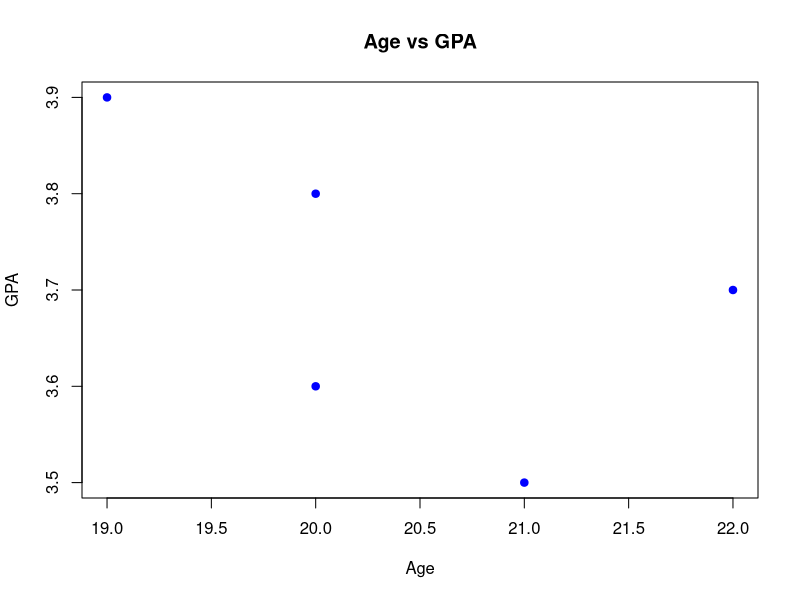
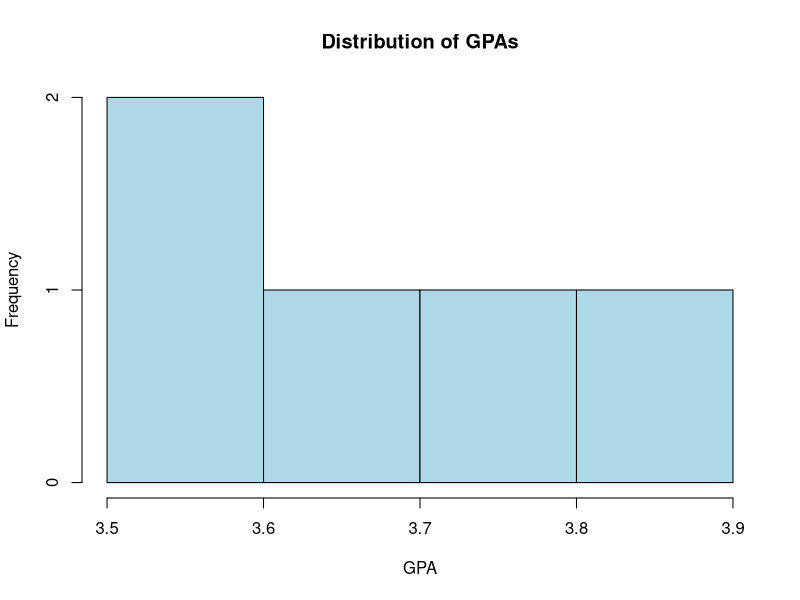
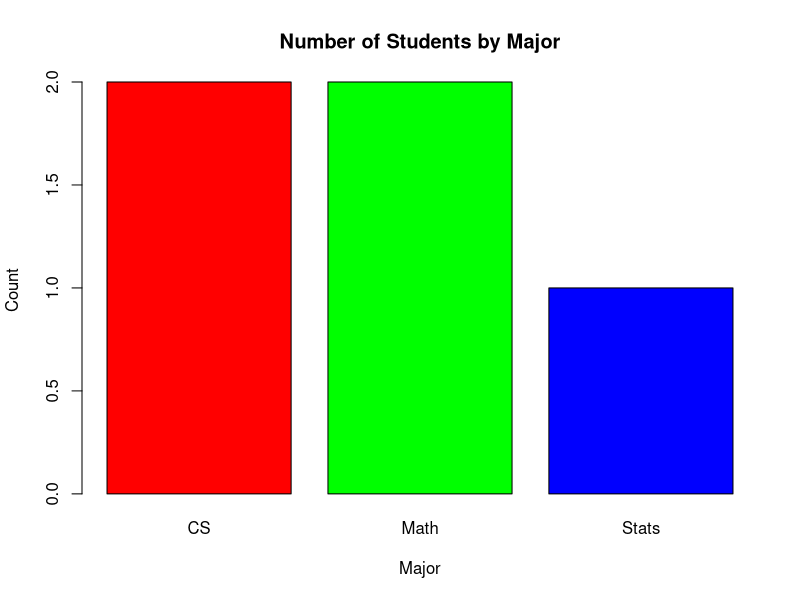
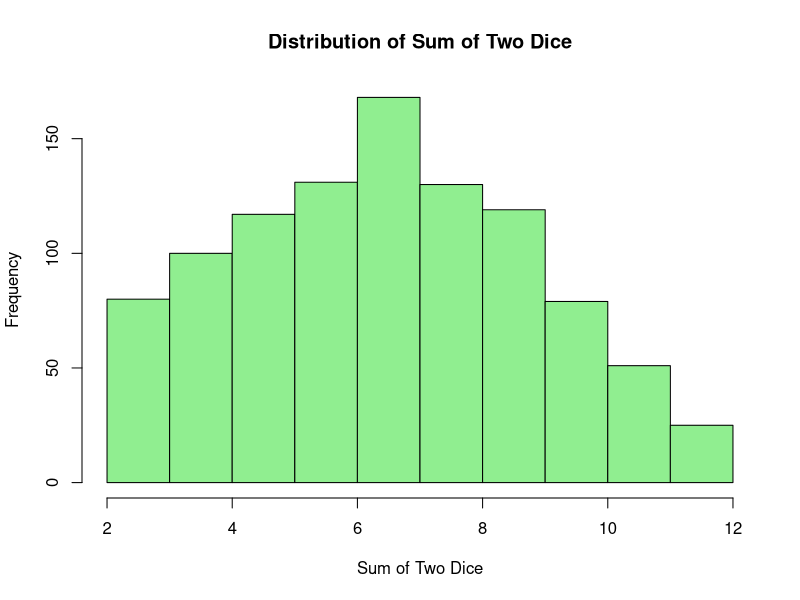
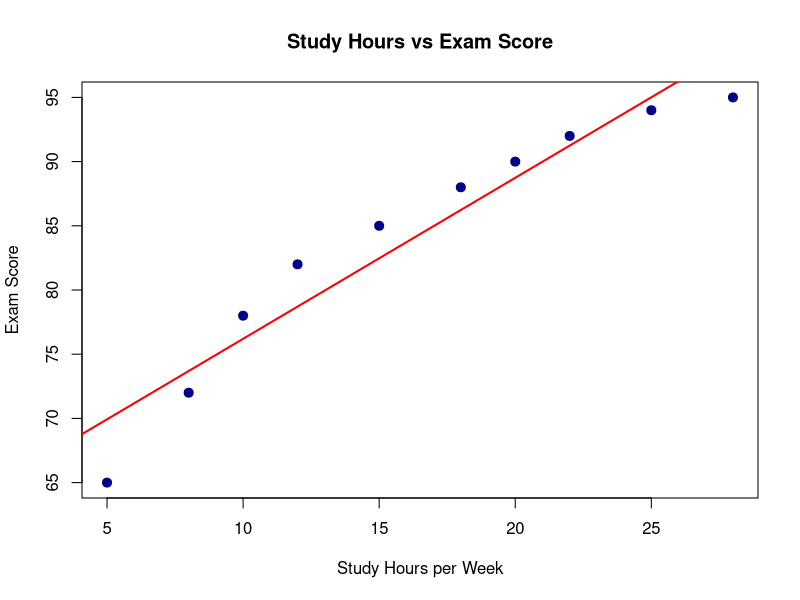
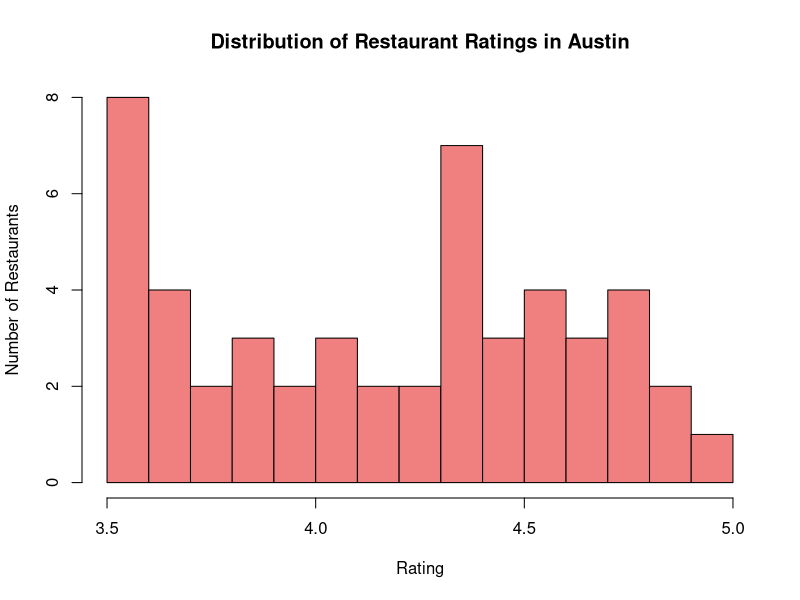
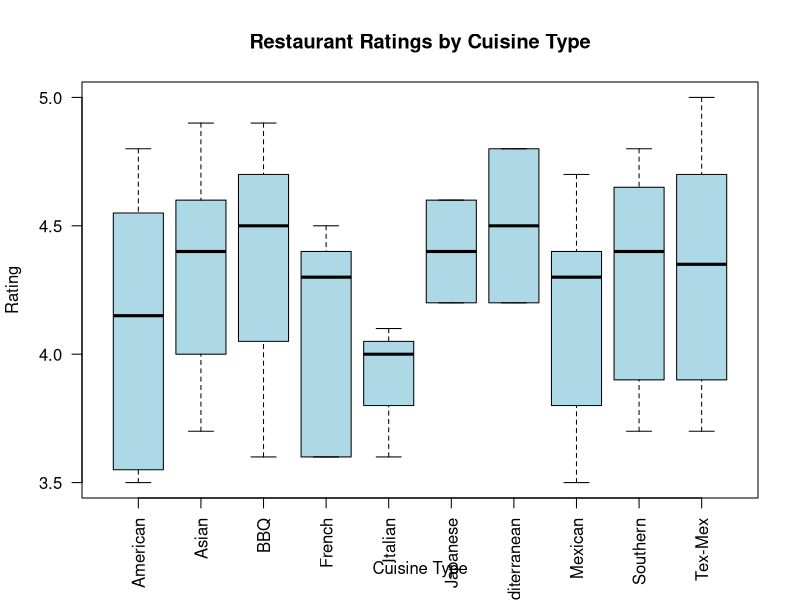
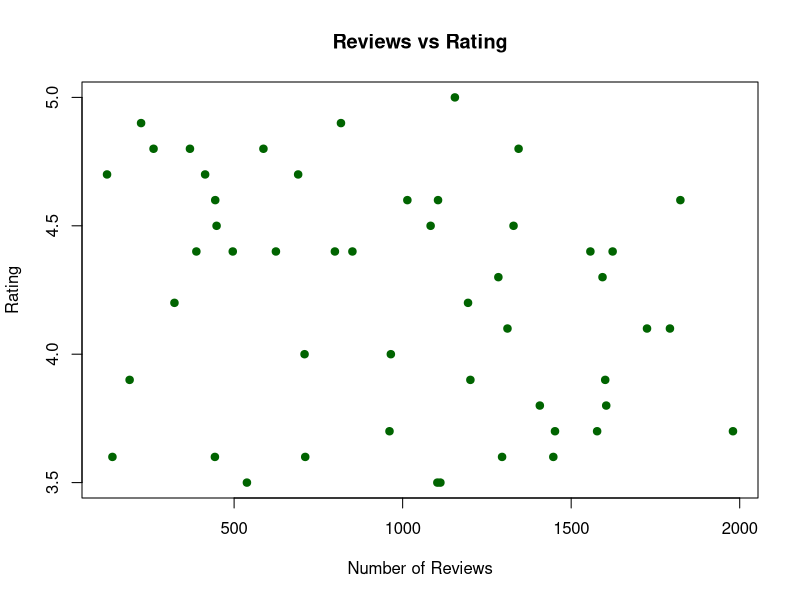

Recreate these plots in R, in order.
# Introduction to R
# Statistical Modeling and Learning
# Basic R concepts with interesting examples

# ============================================================================
# 1. BASIC OPERATIONS
# ============================================================================

# R as a calculator
2 + 3
10 * 5
sqrt(16)
2^3

# Variables
x <- 5
y <- 10
x + y

# ============================================================================
# 2. VECTORS (COLLECTIONS OF VALUES)
# ============================================================================

# Create vectors
ages <- c(18, 19, 20, 21, 22, 23, 24, 25)
ages <- 18:25
heights <- c(65, 67, 68, 70, 72, 69, 71, 73)  # inches

# Basic operations on vectors
mean(ages)
sd(heights)
length(ages)

# Vectorized operations (R does this automatically!)
heights_cm <- heights * 2.54  # Convert to centimeters
heights_cm

# ============================================================================
# 3. DATA FRAMES (TABLES OF DATA)
# ============================================================================

# Create a data frame
students <- data.frame(
  name = c("Alice", "Bob", "Charlie", "Diana", "Eve"),
  age = c(20, 21, 19, 22, 20),
  gpa = c(3.8, 3.5, 3.9, 3.7, 3.6),
  major = c("Math", "CS", "Math", "Stats", "CS")
)

# View the data
students
head(students)
str(students)  # Structure of the data

# Access columns
students$age
students$gpa

# Basic summaries
summary(students)
mean(students$gpa)
table(students$major)

# ============================================================================
# 4. SUBSETTING DATA
# ============================================================================

# Get students with GPA > 3.7
high_gpa <- students[students$gpa > 3.7, ]
high_gpa

# Get just the names of math majors
math_majors <- students[students$major == "Math", "name"]
math_majors

# ============================================================================
# 5. BASIC PLOTTING
# ============================================================================

# Scatter plot: Age vs GPA
plot(students$age, students$gpa,
     xlab = "Age", ylab = "GPA",
     main = "Age vs GPA",
     pch = 19, col = "blue")

# Histogram of GPAs
hist(students$gpa,
     xlab = "GPA", ylab = "Frequency",
     main = "Distribution of GPAs",
     col = "lightblue")

# Bar plot of majors
barplot(table(students$major),
        xlab = "Major", ylab = "Count",
        main = "Number of Students by Major",
        col = c("red", "green", "blue"))

# ============================================================================
# 6.  SIMULATING COIN FLIPS
# ============================================================================

# Simulate 100 coin flips
coin_flips <- sample(c("Heads", "Tails"), size = 100, replace = TRUE)
table(coin_flips)

# What proportion are heads?
mean(coin_flips == "Heads")

# Simulate 10,000 flips (law of large numbers!)
many_flips <- sample(c("Heads", "Tails"), size = 10000, replace = TRUE)
mean(many_flips == "Heads")  # Should be close to 0.5!

# ============================================================================
# 7.  ROLLING DICE
# ============================================================================

# Roll a die 100 times
die_rolls <- sample(1:6, size = 100, replace = TRUE)
table(die_rolls)

# What's the average roll?
mean(die_rolls)  # Should be around 3.5

# Roll two dice and sum them
die1 <- sample(1:6, size = 1000, replace = TRUE)
die2 <- sample(1:6, size = 1000, replace = TRUE)
sums <- die1 + die2

# Plot the distribution
hist(sums, breaks = 2:12,
     xlab = "Sum of Two Dice",
     ylab = "Frequency",
     main = "Distribution of Sum of Two Dice",
     col = "lightgreen")

# ============================================================================
# 8.  STUDENT PERFORMANCE
# ============================================================================

# Create data on study hours and exam scores
study_hours <- c(5, 8, 10, 12, 15, 18, 20, 22, 25, 28)
exam_scores <- c(65, 72, 78, 82, 85, 88, 90, 92, 94, 95)

# Plot the relationship
plot(study_hours, exam_scores,
     xlab = "Study Hours per Week",
     ylab = "Exam Score",
     main = "Study Hours vs Exam Score",
     pch = 19, col = "darkblue", cex = 1.2)

# Add a trend line
abline(lm(exam_scores ~ study_hours), col = "red", lwd = 2)

# Correlation
cor(study_hours, exam_scores)

# ============================================================================
# 9.  AUSTIN RESTAURANT RATINGS
# ============================================================================

# Load the Austin restaurants data
# Note: Adjust the path based on where you run this script from
# If running from the code/ directory, use: "../data/austin_restaurants.csv"
# If running from the StatisticalModeling/ directory, use: "data/austin_restaurants.csv"
restaurants <- read.csv("../data/austin_restaurants.csv")

# Explore the data
head(restaurants)
str(restaurants)
summary(restaurants)

# What's the average rating?
mean(restaurants$rating)

# Which cuisine type has the highest average rating?
aggregate(rating ~ cuisine, data = restaurants, FUN = mean)

# How many restaurants in each neighborhood?
table(restaurants$neighborhood)

# Plot: Rating distribution
hist(restaurants$rating,
     xlab = "Rating", ylab = "Number of Restaurants",
     main = "Distribution of Restaurant Ratings in Austin",
     col = "lightcoral",
     breaks = seq(3.5, 5.0, by = 0.1))

# Plot: Ratings by cuisine type
boxplot(rating ~ cuisine, data = restaurants,
        xlab = "Cuisine Type", ylab = "Rating",
        main = "Restaurant Ratings by Cuisine Type",
        las = 2,  # Rotate x-axis labels
        col = "lightblue")

# Find restaurants with rating >= 4.5
top_restaurants <- restaurants[restaurants$rating >= 4.5, ]
top_restaurants[, c("name", "cuisine", "rating", "price_range")]

# Relationship between number of reviews and rating?
plot(restaurants$reviews, restaurants$rating,
     xlab = "Number of Reviews", ylab = "Rating",
     main = "Reviews vs Rating",
     pch = 19, col = "darkgreen")
cor(restaurants$reviews, restaurants$rating)

# ============================================================================
# 10. WORKING WITH REAL DATA: LOADING CSV FILES
# ============================================================================

# Example: Load a CSV file
# data <- read.csv("path/to/your/file.csv")
# head(data)

# ============================================================================
# 11. USEFUL FUNCTIONS TO KNOW
# ============================================================================

# Sequences
1:10
seq(0, 1, by = 0.1)

# Repeating values
rep("Hello", 5)
rep(c("A", "B"), each = 3)

# Random numbers
rnorm(10)  # 10 random numbers from normal distribution
runif(10)  # 10 random numbers from uniform distribution

# Rounding
round(3.14159, 2)
ceiling(3.2)
floor(3.8)

# ============================================================================
# 12. CONDITIONAL LOGIC
# ============================================================================

# If-else statements
score <- 85
if (score >= 90) {
  grade <- "A"
} else if (score >= 80) {
  grade <- "B"
} else {
  grade <- "C or below"
}
grade

# ============================================================================
# 13. LOOPS (BUT VECTORIZED OPERATIONS ARE USUALLY BETTER!)
# ============================================================================

# For loop example
squares <- numeric(10)
for (i in 1:10) {
  squares[i] <- i^2
}
squares

# But this is better (vectorized):
(1:10)^2

# ============================================================================
# 14. FUNCTIONS
# ============================================================================

# Create your own function
convert_f_to_c <- function(fahrenheit) {
  celsius <- (fahrenheit - 32) * 5/9
  return(celsius)
}

convert_f_to_c(32)   # Freezing point
convert_f_to_c(212)  # Boiling point

# ============================================================================
# 15. PACKAGES (EXTENDING R'S CAPABILITIES)
# ============================================================================

# Install a package (only need to do once)
# install.packages("ggplot2")

# Load a package (need to do each session)
# library(ggplot2)

# ============================================================================
# TIPS FOR BEGINNERS
# ============================================================================

# 1. Use <- for assignment (not =)
# 2. R is case-sensitive: Age != age
# 3. Use # for comments
# 4. Get help: ?function_name or help(function_name)
# 5. RStudio is your friend - use it!
# 6. Google is your friend - R has great online resources
# 7. Practice with real data - it's more fun!

# Try these:
# ?mean
# ?plot
# ?data.frame
